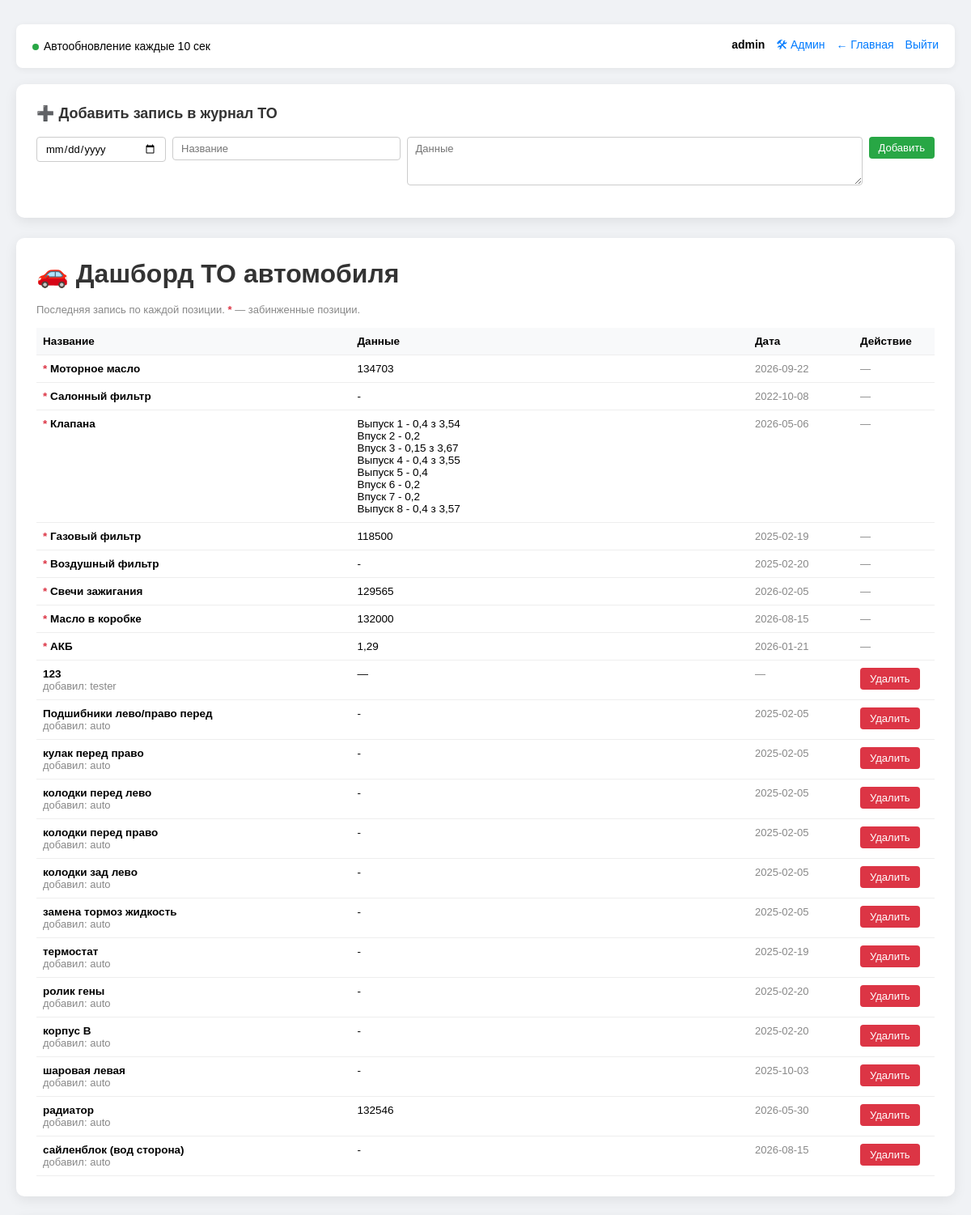
/to (signed in, upper part), run on the app's committed database.
### tables this page shows
CREATE TABLE dashboard_columns (
            id         INTEGER PRIMARY KEY AUTOINCREMENT,
            name       TEXT UNIQUE NOT NULL,
            pinned     INTEGER NOT NULL DEFAULT 0,
            created_by TEXT NOT NULL DEFAULT '',
            created_at TEXT NOT NULL DEFAULT ''
        );

CREATE TABLE maintenance (
            id       INTEGER PRIMARY KEY AUTOINCREMENT,
            date     TEXT NOT NULL,
            name     TEXT NOT NULL,
            data     TEXT NOT NULL DEFAULT ''
        );

### app.py (the view)
@app.route('/to')
@to_required
def to_page():
    return render_template(
        'to.html',
        dashboard=get_dashboard(),
        maintenance=get_all_maintenance(),
        archive=get_archive(),
    )

### app.py (called while the page is built)
def get_archive():
    conn = sqlite3.connect(DB_NAME)
    rows = conn.execute(
        'SELECT id, orig_id, date, name, data, deleted_by, deleted_at '
        'FROM maintenance_archive ORDER BY id DESC'
    ).fetchall()
    conn.close()
    return rows

def get_all_maintenance():
    conn = sqlite3.connect(DB_NAME)
    rows = conn.execute(
        'SELECT id, date, name, data FROM maintenance ORDER BY date DESC, id DESC'
    ).fetchall()
    conn.close()
    return rows

def get_dashboard():
    conn = sqlite3.connect(DB_NAME)
    cols = conn.execute(
        'SELECT id, name, pinned, created_by, created_at '
        'FROM dashboard_columns ORDER BY pinned DESC, id'
    ).fetchall()
    dashboard = []
    for col in cols:
        row = conn.execute(
            'SELECT date, data FROM maintenance WHERE name = ? '
            'ORDER BY date DESC, id DESC LIMIT 1', (col[1],)
        ).fetchone()
        dashboard.append({
            'id': col[0],
            'name': col[1],
            'pinned': bool(col[2]),
            'created_by': col[3],
            'created_at': col[4],
            'data': row[1] if row and row[1] else '—',
            'date': row[0] if row else '—',
        })
    conn.close()
    return dashboard

def has_any_role(user_roles, roles):
    return any(r in user_roles for r in roles)

def to_required(func):
    @wraps(func)
    def wrapper(*args, **kwargs):
        if not has_any_role(session.get('roles', []), TO_ROLES):
            return redirect(url_for('index'))
        return func(*args, **kwargs)
    return wrapper

### templates/to.html (shortened to what this page needs)
<!DOCTYPE html>
<html lang="ru">
<head>
</head>
<body>
  <div class="container">
    <div class="topbar">
      <span><span class="live-dot"></span>Автообновление каждые 10 сек</span>
      <span>
        <b>{{ session.username }}</b>
        {% if 'admin' in session.roles or 'super_admin' in session.roles %}
          <a href="/admin">🛠 Админ</a>
        {% endif %}
        <a href="/">← Главная</a>
        <a href="/logout">Выйти</a>
      </span>
    </div>
    <div class="card">
      <h2>➕ Добавить запись в журнал ТО</h2>
      <form action="/to/maintenance/add" method="POST" class="add-form">
        <input type="date" name="date" required>
        <input type="text" name="name" placeholder="Название" required>
        <textarea name="data" placeholder="Данные"></textarea>
        <button type="submit" class="btn btn-save">Добавить</button>
      </form>
    </div>
    <div class="card">
      <h1>🚗 Дашборд ТО автомобиля</h1>
      <p class="muted">Последняя запись по каждой позиции. <span class="pinned-mark">*</span> — забинженные позиции.</p>
      <table>
        <thead>
          <tr><th style="width:35%">Название</th><th>Данные</th><th style="width:130px">Дата</th><th style="width:100px">Действие</th></tr>
        </thead>
        <tbody id="dash-body">
          {% for item in dashboard %}
            <tr>
              <td>
                {% if item.pinned %}<span class="pinned-mark">*</span> {% endif %}
                <b>{{ item.name }}</b>
                {% if not item.pinned and item.created_by %}
                  <br><span class="muted">добавил: {{ item.created_by }}</span>
                {% endif %}
              </td>
              <td><pre>{{ item.data }}</pre></td>
              <td class="muted">{{ item.date }}</td>
              <td>
                {% if item.pinned %}
                  <span class="muted">—</span>
                {% else %}
                  <form action="/to/column/delete/{{ item.id }}" method="POST"
                        onsubmit="return confirm('Удалить колонку?')">
                    <button type="submit" class="btn btn-delete">Удалить</button>
                  </form>
                {% endif %}
              </td>
            </tr>
          {% endfor %}
        </tbody>
      </table>
    </div>
  </div>
</body>
</html>

### templates/to.html (style rules this page uses)
* { margin: 0; padding: 0; box-sizing: border-box; }
body { font-family: Arial, sans-serif; background: #f0f2f5; padding: 30px 20px; }
.container { max-width: 1300px; margin: 0 auto; }
.topbar { display: flex; justify-content: space-between; align-items: center; background: white; padding: 15px 20px; border-radius: 8px; box-shadow: 0 2px 8px rgba(0,0,0,0.06); margin-bottom: 20px; font-size: 14px; }
.topbar a { color: #007bff; text-decoration: none; margin-left: 10px; }
.card { background: white; padding: 25px; border-radius: 10px; box-shadow: 0 4px 15px rgba(0,0,0,0.08); margin-bottom: 25px; }
h1, h2 { color: #333; margin-bottom: 18px; }
h2 { font-size: 18px; }
.muted { color: #888; font-size: 13px; margin-bottom: 15px; }
table { width: 100%; border-collapse: collapse; }
th, td { padding: 9px 8px; border-bottom: 1px solid #eee; font-size: 13.5px; vertical-align: top; text-align: left; }
th { background: #f8f9fa; }
pre { white-space: pre-wrap; font-family: inherit; margin: 0; }
.pinned-mark { color: #dc3545; font-weight: bold; }
.live-dot { display: inline-block; width: 8px; height: 8px; border-radius: 50%; background: #28a745; margin-right: 6px; animation: pulse 1.5s infinite; }
input[type=text], input[type=date], textarea { padding: 6px 10px; border: 1px solid #ccc; border-radius: 4px; font-size: 13px; font-family: inherit; width: 100%; }
textarea { min-height: 60px; resize: vertical; }
.btn { padding: 6px 12px; border: none; border-radius: 4px; cursor: pointer; font-size: 13px; color: white; }
.btn-save { background: #28a745; }
.btn-delete { background: #dc3545; }
.add-form { display: grid; grid-template-columns: 160px 1fr 2fr auto; gap: 8px; align-items: start; margin-bottom: 15px; }

### data on the page
dashboard_columns: name "Моторное масло"
maintenance: data "134703", date "2026-09-22"
dashboard_columns: name "Салонный фильтр"
maintenance: date "2022-10-08"
dashboard_columns: name "Клапана"
maintenance: data "Выпуск 1 - 0,4 з 3,54 Впуск 2 - 0,2 Впуск 3 - 0,15 з 3,67 Выпуск 4 - 0,4 з 3,55 Выпуск 5 - 0,4 Впуск 6 - 0,2 Впуск 7 - 0,2 Выпуск 8 - 0,4 з 3,57", date "2026-05-06"
dashboard_columns: name "Газовый фильтр"
maintenance: data "118500", date "2025-02-19"
dashboard_columns: name "Воздушный фильтр"
maintenance: date "2025-02-20"
dashboard_columns: name "Свечи зажигания"
maintenance: data "129565", date "2026-02-05"
dashboard_columns: name "Масло в коробке"
maintenance: data "132000", date "2026-08-15"
dashboard_columns: name "АКБ"
maintenance: data "1,29", date "2026-01-21"
dashboard_columns: name "123", created_by "tester", data "—", date "—"
dashboard_columns: name "Подшибники лево/право перед", created_by "auto"
maintenance: date "2025-02-05"
dashboard_columns: name "кулак перед право", created_by "auto"
maintenance: date "2025-02-05"
dashboard_columns: name "колодки перед лево", created_by "auto"
maintenance: date "2025-02-05"
dashboard_columns: name "колодки перед право", created_by "auto"
maintenance: date "2025-02-05"
dashboard_columns: name "колодки зад лево", created_by "auto"
maintenance: date "2025-02-05"
dashboard_columns: name "замена тормоз жидкость", created_by "auto"
maintenance: date "2025-02-05"
dashboard_columns: name "термостат", created_by "auto"
maintenance: date "2025-02-19"
dashboard_columns: name "ролик гены", created_by "auto"
maintenance: date "2025-02-20"
dashboard_columns: name "корпус В", created_by "auto"
maintenance: date "2025-02-20"
dashboard_columns: name "шаровая левая", created_by "auto"
maintenance: date "2025-10-03"
dashboard_columns: name "радиатор", created_by "auto"
maintenance: data "132546", date "2026-05-30"
dashboard_columns: name "сайленблок (вод сторона)", created_by "auto"
maintenance: date "2026-08-15"

### other printed values
{{ session.username }} "admin"
{{ item.data }} "-" "-" "-" "-" "-" "-" "-" "-" "-" "-" "-" "-" "-"
